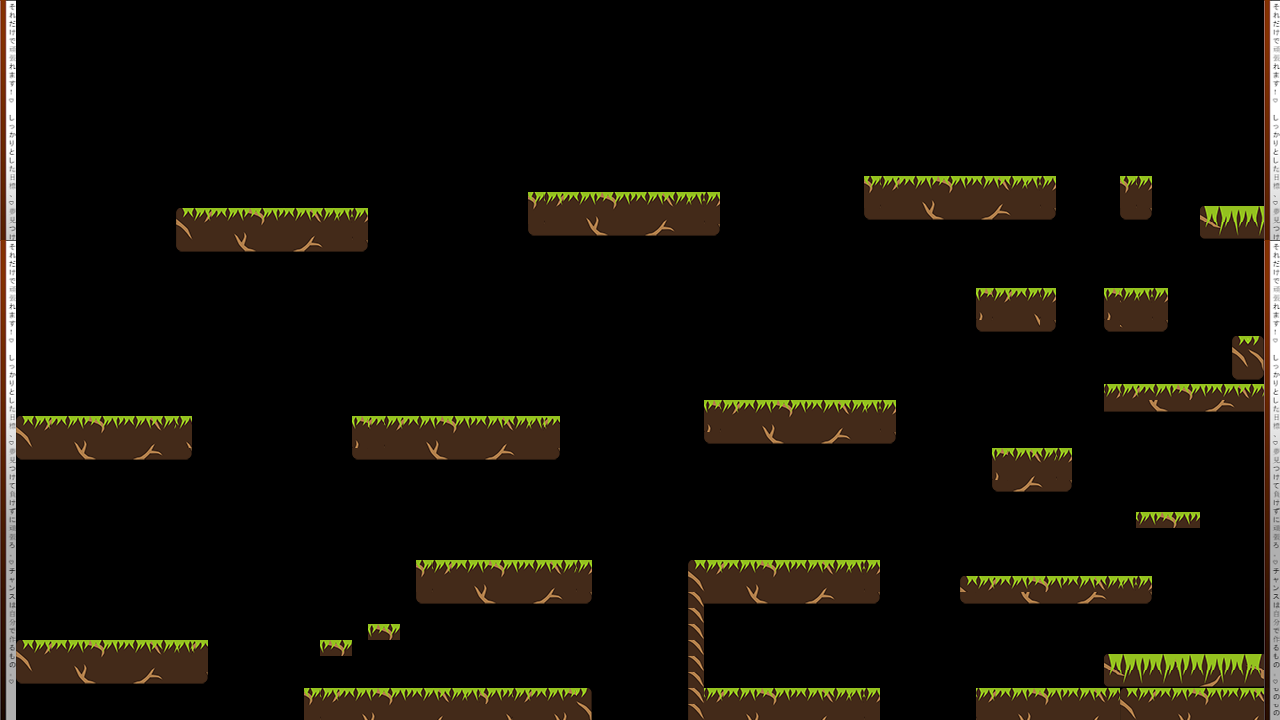

Tiled map render using the project's own tile images. Description and the map definition, with tile-layer contents summarised, below:
An orthogonal 80x45 tile map with 16x16 px tiles, 2 tile layers (Fondo, Plataformas), 3 tilesets.

<map version="1.0" orientation="orthogonal" renderorder="right-down" width="80" height="45" tilewidth="16" tileheight="16" nextobjectid="42">
 <tileset firstgid="1" name="pared" tilewidth="16" tileheight="16" tilecount="30" columns="1">
  <image source="pared.png" width="31" height="490" />
 </tileset>
 <tileset firstgid="31" name="barra1" tilewidth="16" tileheight="16" margin="4" tilecount="144" columns="12">
  <image source="barra1.png" width="200" height="200" />
 </tileset>
 <tileset firstgid="175" name="plataforma2" tilewidth="16" tileheight="18" margin="1" tilecount="132" columns="12">
  <image source="plataforma2.png" width="200" height="200" />
 </tileset>
 <layer name="Fondo" width="80" height="45">
  <data>[3600 cells, 0 non-empty, 0 distinct tile ids]</data>
 </layer>
 <layer name="Plataformas" width="80" height="45">
  <data>[3600 cells, 646 non-empty, 86 distinct tile ids]</data>
 </layer>
</map>